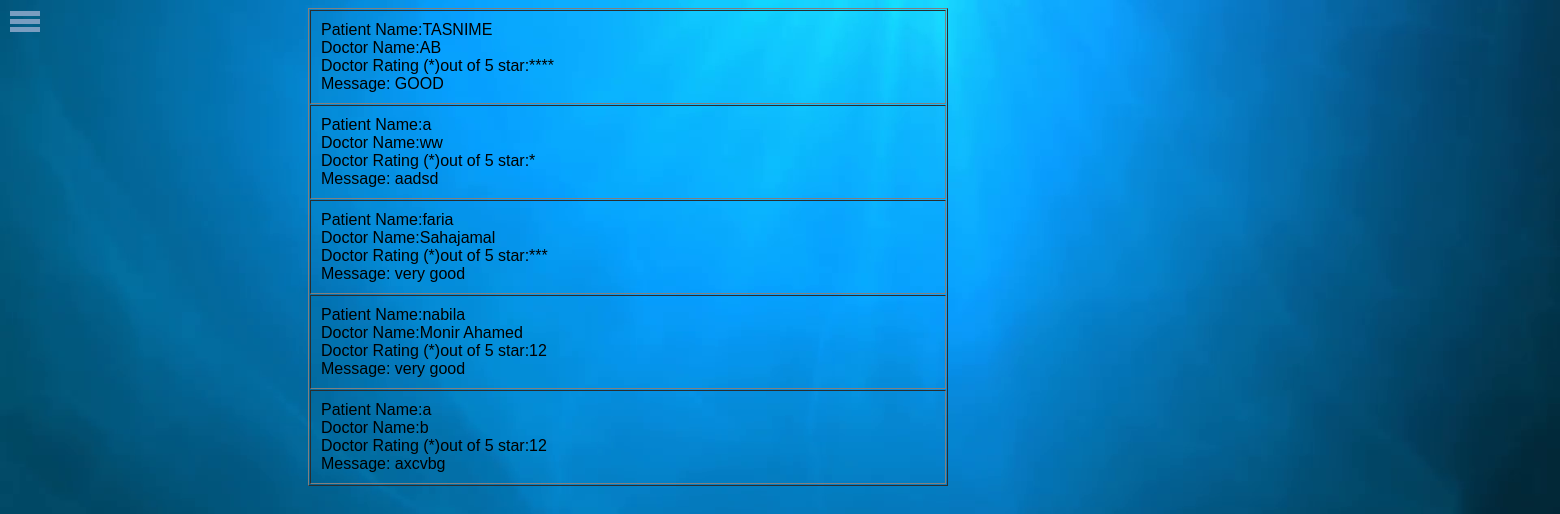
/comment_page.php, run on the app's committed database.
### tables this page shows
CREATE TABLE IF NOT EXISTS `comment` (
  `comment_id` int(20) NOT NULL AUTO_INCREMENT,
  `patient_name` varchar(300) NOT NULL,
  `doctor_name` varchar(300) NOT NULL,
  `rating` varchar(5) NOT NULL,
  `comment_submit` varchar(20) DEFAULT NULL,
  `c_description` varchar(300) DEFAULT NULL,
  PRIMARY KEY (`comment_id`)
);

### comment_page.php (the view, shortened to what this page needs)
<?php
require_once("db_connect.php");
$sql = "SELECT * FROM comment ORDER BY comment_id desc";
$c_result = mysqli_query($conn,$sql);
?>
<html>
<head>
<link href="comment_page.css" rel="stylesheet" type="text/css"/>
</head>
<body>
<div class="total">
<div id="sidebar">
<div class="toggle-btn" onclick="toggleSidebar()">
<span></span>
<span></span>
<span></span>
</div>
</div>
<div class="total_box" style="width:40%">
<table border="1" cellpadding="10" cellspacing="1" width="100%" >
<?php
while($row = mysqli_fetch_array($c_result)) {
?>
<tr class="">
<td><font size="3">Patient Name:<?php echo $row["patient_name"]; ?></br>
Doctor Name:<?php echo $row["doctor_name"]; ?></br>
Doctor Rating (*)out of 5 star:<?php echo $row["rating"]; ?></br>
Message: <?php echo $row["c_description"]; ?>
</font></td>
</tr>
<?php
}
?>
</table>
</div>
</body>
</html>

### comment_page.css (style rules this page uses)
body { background-image:url("under-the-sea_wkgtofzbh__F0000.png"); background-repeat:repeat; background-size:cover; font-family: Arial, Helvetica, sans-serif; }
#sidebar { position:fixed; width:250px; height:100%; background:#151719; left:-250px; transition:all 500ms linear; }
#sidebar .toggle-btn span { display:block; width:30px; height:5px; background: #799dc0; margin: 3px 260px; }
.total { width: 1600px; height: 600px; }
.total_box { margin-left: 300px; }

### data on the page
comment: patient_name "TASNIME", doctor_name "AB", rating "****", c_description "GOOD"
comment: patient_name "a", doctor_name "ww", rating "*", c_description "aadsd"
comment: patient_name "faria", doctor_name "Sahajamal", rating "***", c_description "very good"
comment: patient_name "nabila", doctor_name "Monir Ahamed", rating "12", c_description "very good"
comment: patient_name "a", doctor_name "b", rating "12", c_description "axcvbg"
